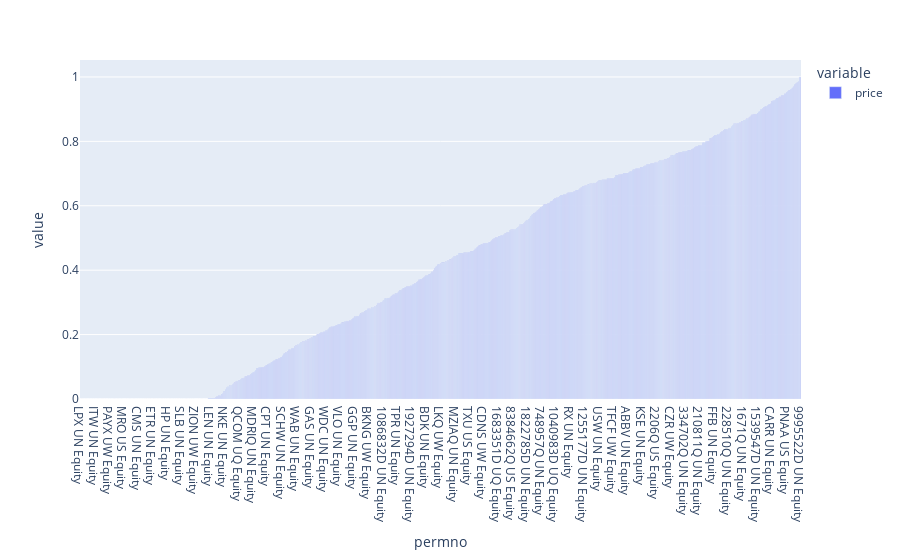

The code cell stored with this chart in its notebook:
### Markdown cell above
For every company (permno) we have a total of 392 data points

### Code cell
# relative number of missing prices
df_test_missing = df.isnull()
df_test_missing["permno"] = df.permno
px.bar(df_test_missing.groupby("permno")["price"].sum().div(392).sort_values())

### Figure 1 — Plotly figure (JSON) as saved in the notebook; plotly's stock layout.template omitted (floating-point values rounded to 4 significant figures; data arrays with more than 128 entries replaced by an {"elided": "..."} marker saying what was removed)
{"data": [{"alignmentgroup": "True", "hovertemplate": "variable=price<br>permno=%{x}<br>value=%{y}<extra></extra>", "legendgroup": "price", "marker": {"color": "#636efa", "pattern": {"shape": ""}}, "name": "price", "offsetgroup": "price", "orientation": "v", "showlegend": true, "textposition": "auto", "type": "bar", "x": {"elided": "1452 str values"}, "xaxis": "x", "y": {"elided": "1452 float values"}, "yaxis": "y"}], "layout": {"barmode": "relative", "legend": {"title": {"text": "variable"}, "tracegroupgap": 0}, "margin": {"t": 60}, "xaxis": {"anchor": "y", "domain": [0, 1], "title": {"text": "permno"}}, "yaxis": {"anchor": "x", "domain": [0, 1], "title": {"text": "value"}}}}
